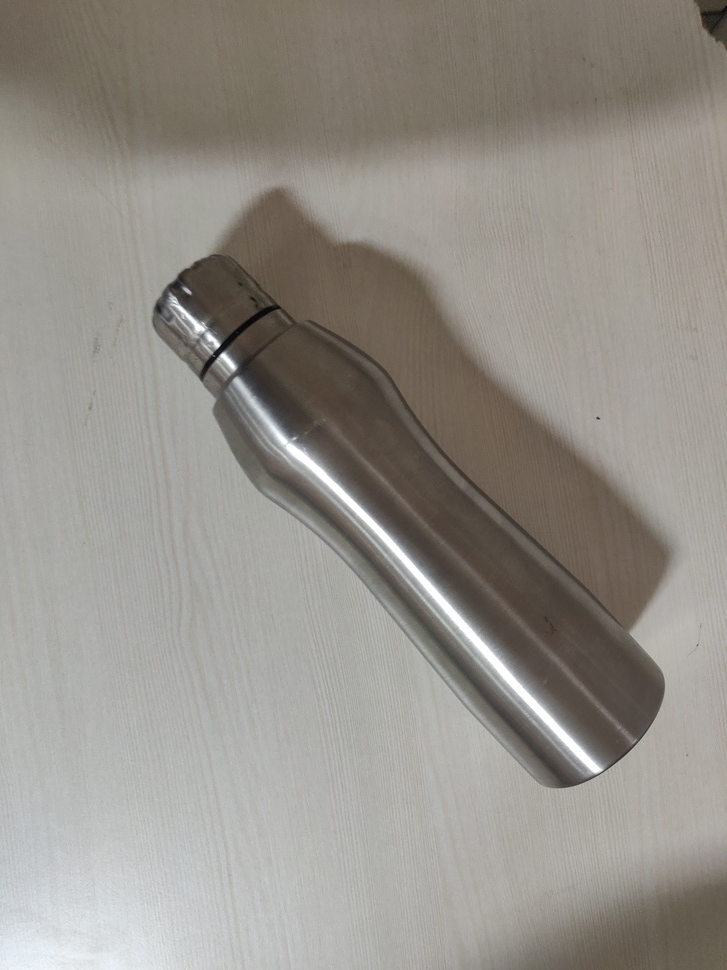
#> input picture bottle.jpg, 727 x 970 px, shrunk from 3456 x 4608 before the run
$ python -i image_capture.py   (imports and definitions only)
#> lines starting #> are read from the running program, lines starting #| are printed output that depends on the picture; after the words box and inside, x2 and y2 are one past the last pixel; in counts of white or black regions, pixels touching at a corner belong together
#> further down, picture is the input picture: shape (970, 727, 3); mean B, G, R 138, 144.6, 148.7
import os
import sqlite3

db = sqlite3.connect("data.db")

# [3 lines not run here, left out]

name = "unlabled"
# [2 lines not run here, left out]

# [6 lines of commented-out code are left out]

def make_class(name):
    path = "./classes/{}".format(name)
    try:
        os.mkdir(path)
    except OSError:
        print ("Creation of the class %s failed" % name)
    else:
        print ("Successfully created the Class %s" % name)
        db.execute("INSERT INTO CLASSES (CLASS_NAME,NO_OF_OBJECTS) \
      VALUES (?, 0)",(name,));

def add_image(frame,CLASS_NAME):
    cursor = db.execute("SELECT NO_OF_OBJECTS FROM CLASSES WHERE CLASS_NAME = ?",(CLASS_NAME,))
    for row in cursor:
        objs = row[0]
        print(objs)
    objs +=1
    db.execute("UPDATE CLASSES set NO_OF_OBJECTS = ? where CLASS_NAME = ?",(objs,CLASS_NAME))
    db.commit()
    img_name = "{}_{}.png".format(CLASS_NAME,objs)
    cwd = os.getcwd()
    path = os.path.join(cwd , 'classes\{}'.format(CLASS_NAME))
    print(os.path.join(path , img_name))
    cv2.imwrite(os.path.join(path , img_name), frame)
    print(img_name)

import cv2

# [3 lines not run here, left out]

img_counter = 0
def increase_brightness(img, value=30):
#> called with value = 30
    hsv = cv2.cvtColor(img, cv2.COLOR_BGR2HSV)
#> hsv: shape (970, 727, 3); mean H, S, V 27.4, 24, 149.3
    h, s, v = cv2.split(hsv)
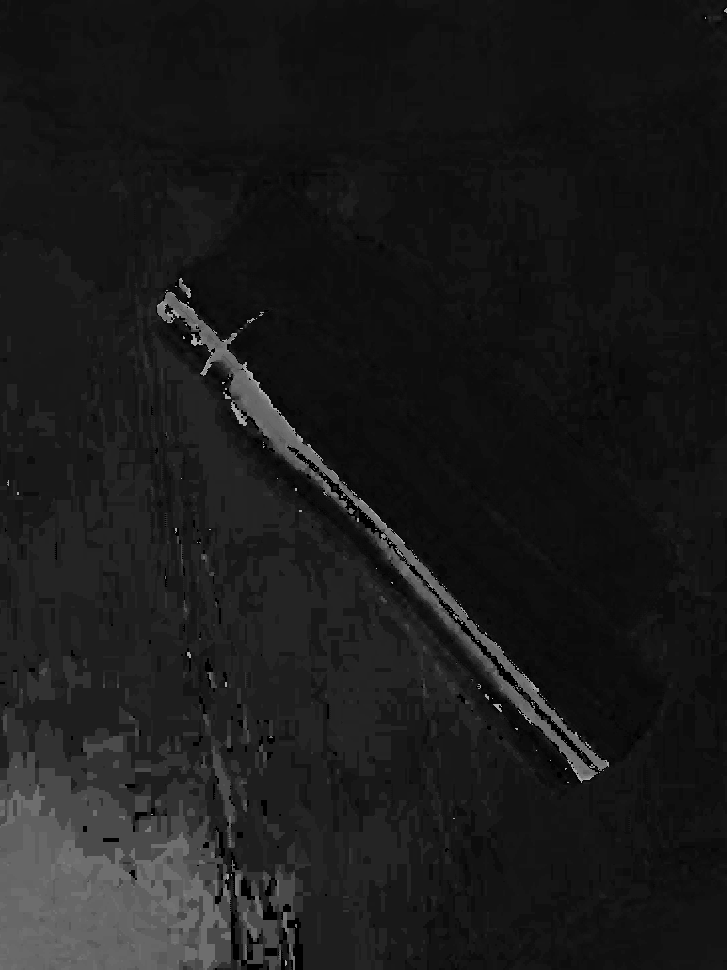
#> h: shape (970, 727); min 0, max 177, mean 27.4
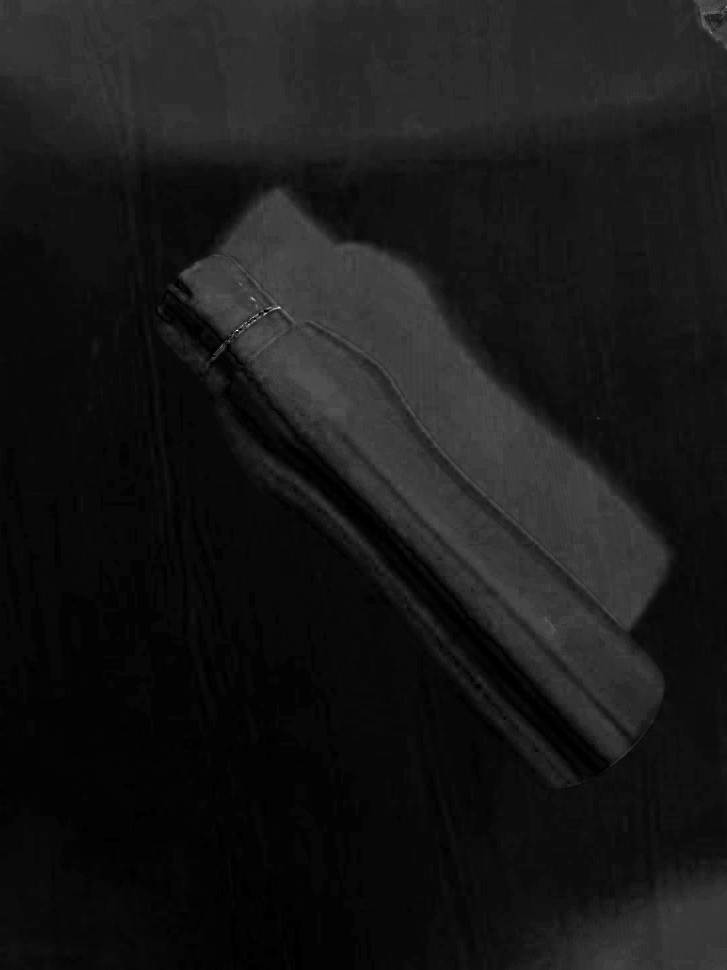
#> s: shape (970, 727); min 0, max 255, mean 24
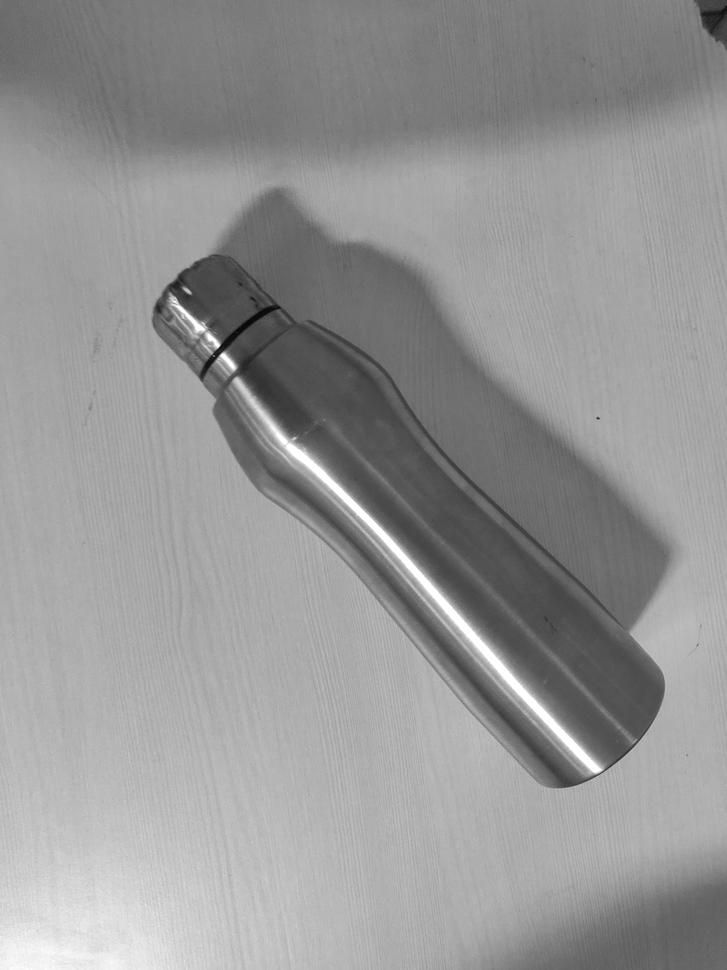
#> v: shape (970, 727); min 1, max 255, mean 149.3
    lim = 255 - value
    v[v > lim] = 255
#> v: shape (970, 727); 1.04% of pixels changed, all inside (x1, y1, x2, y2) = (0, 301, 601, 970)
    v[v <= lim] += value
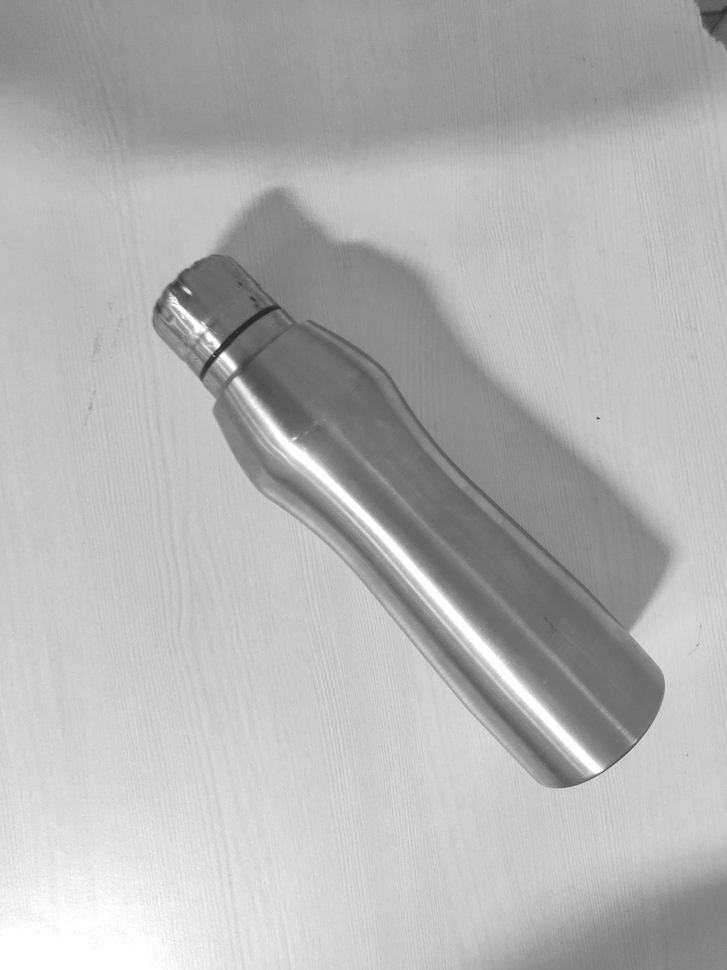
#> v: shape (970, 727); min 31, max 255, mean 179
    final_hsv = cv2.merge((h, s, v))
#> final_hsv: shape (970, 727, 3); mean H, S, V 27.4, 24, 179
    img = cv2.cvtColor(final_hsv, cv2.COLOR_HSV2BGR)
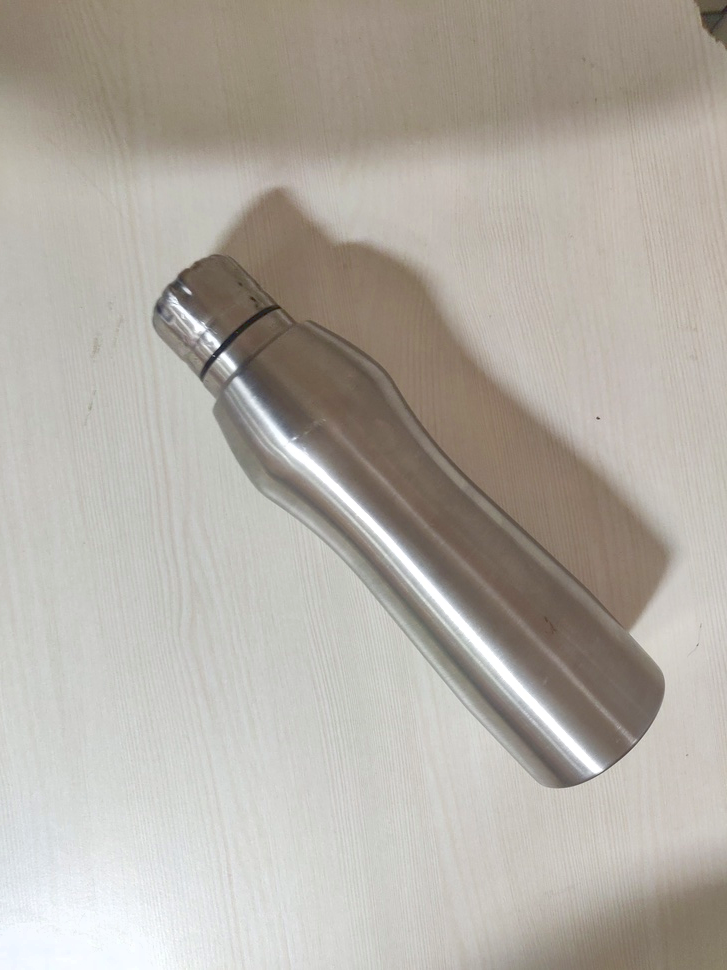
#> img: shape (970, 727, 3); mean B, G, R 164.5, 172.7, 178.3
    return img

# [21 lines not run here, left out]

>>> import cv2
>>> picture = cv2.imread('bottle.jpg')
>>> result = increase_brightness(picture)

$ run again, on cardboard1.jpg
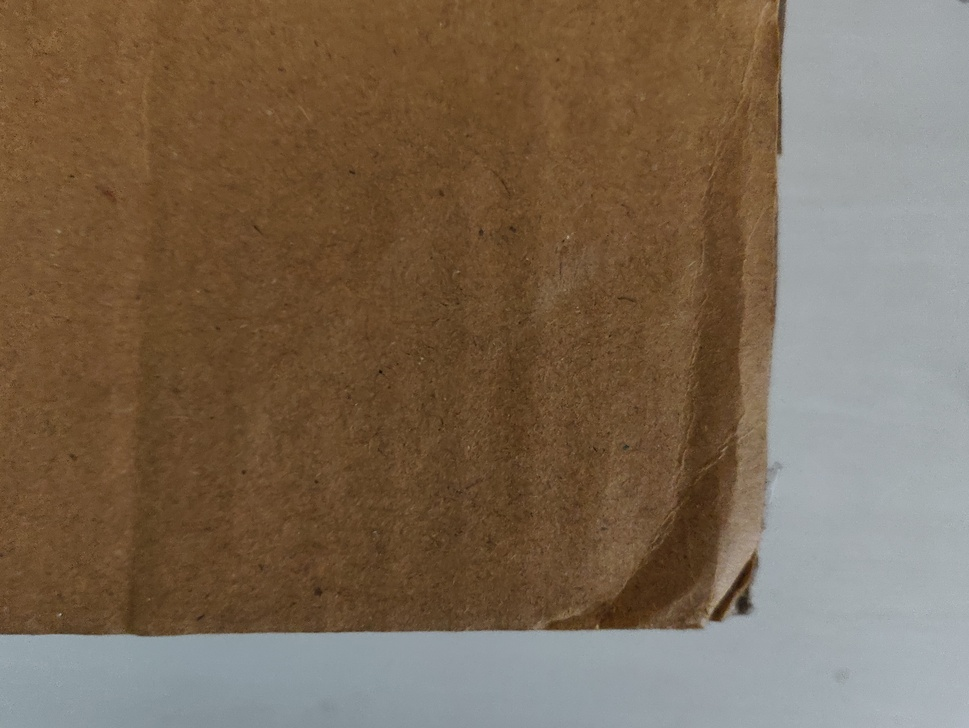
#> input picture cardboard1.jpg, 969 x 728 px, shrunk from 3548 x 2667 before the run
#> picture is the input picture: shape (728, 969, 3); mean B, G, R 84, 104.2, 122.8
#> hsv: shape (728, 969, 3); mean H, S, V 41.1, 106.4, 126.3
#> in increase_brightness, `v[v <= lim] += value`:
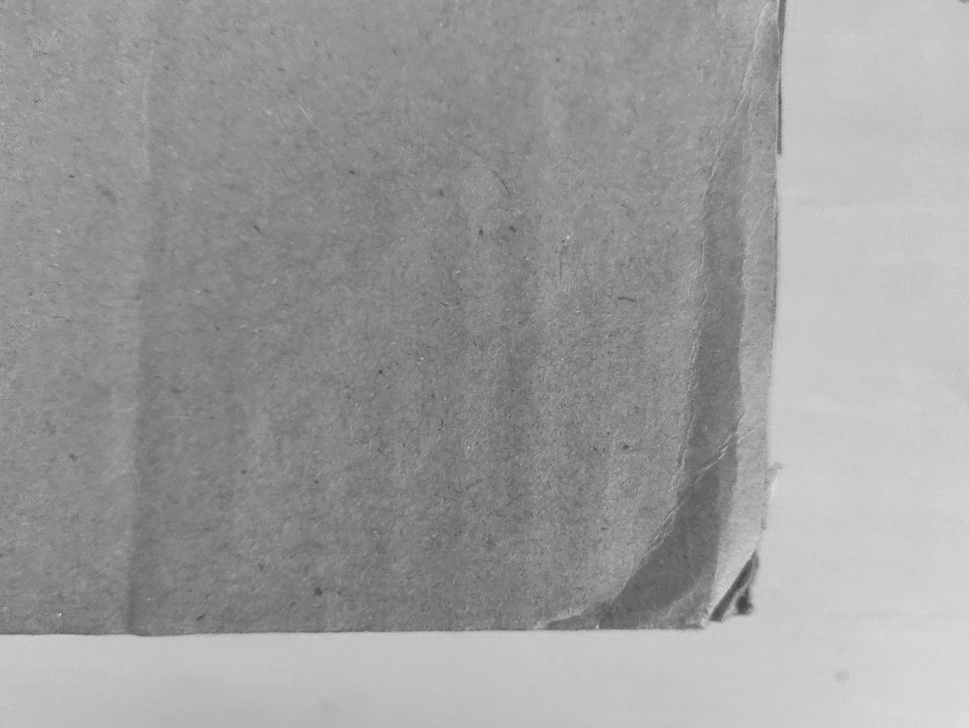
#> v: shape (728, 969); min 60, max 226, mean 156.3
#> final_hsv: shape (728, 969, 3); mean H, S, V 41.1, 106.4, 156.3
#> in increase_brightness, `img = cv2.cvtColor(final_hsv, cv2.COLOR_HSV2BGR)`:
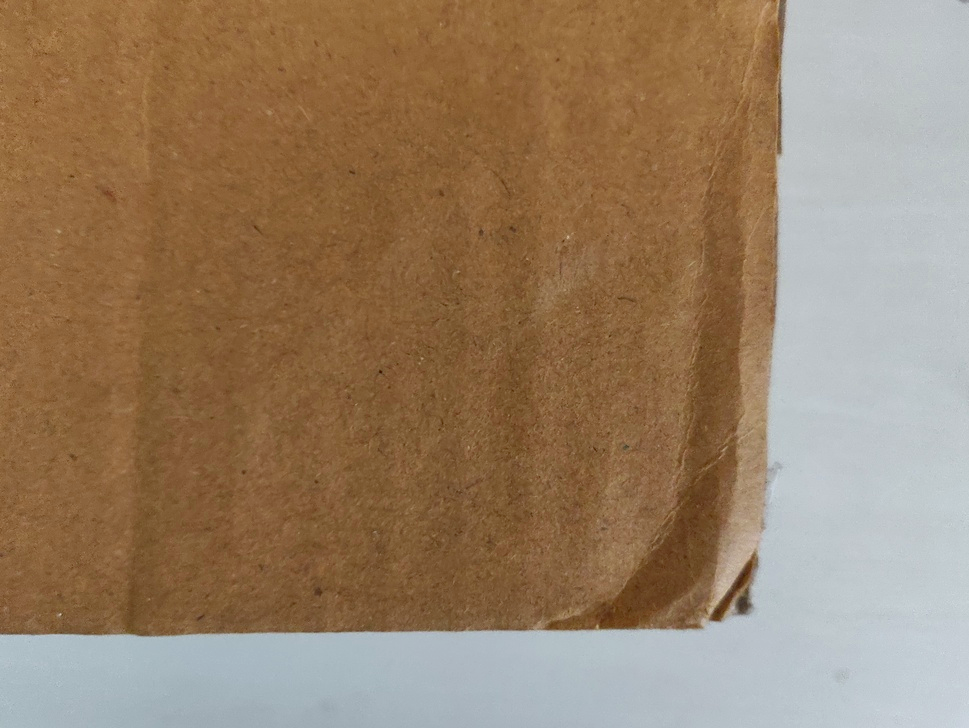
#> img: shape (728, 969, 3); mean B, G, R 101.8, 127.6, 152
